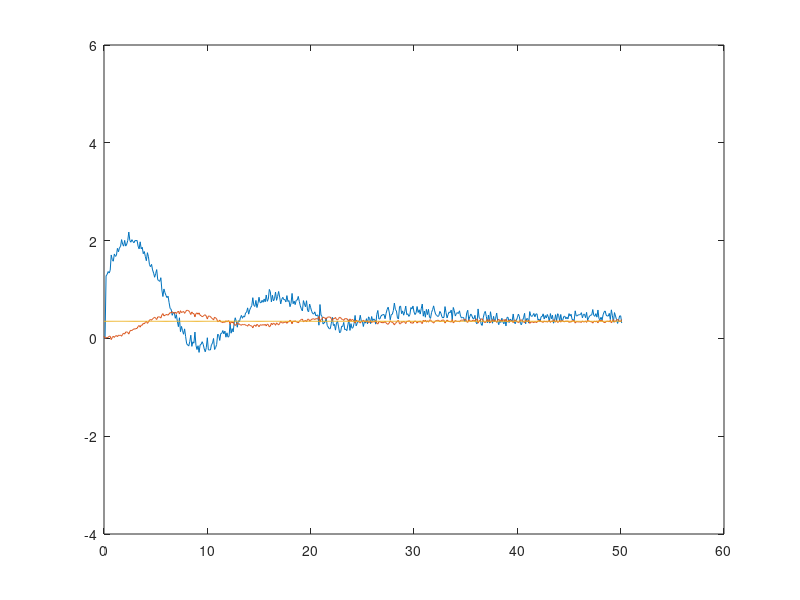

Here is the MATLAB script that generated this plot: (Note: this script raises an error after producing the figure.)
clc; clear; close all;
load pb_vent6_spir4_pif4.mat

time = time(5999:6500) - time(5999);
spir = spir(5999:6500) - 4;
snimac1 = snimac1(5999:6500) - snimac1(6000);
vent = vent(5999:6500);
setpoint1 = setpoint1(5999:6500);

figure(1);
plot(time, spir)
hold on
plot(time, snimac1)
hold on
plot (time, setpoint1)
ylim([-4 6])
hold off

T = table(time, spir, snimac1, setpoint1, vent, 'VariableNames', {'time','spir','snimac1','setpoint','vent'});
fname = fullfile('ts_pb_vent6_spir4_PI_real.csv');
writetable(T, fname); 

%%%%%%%%%%%%%%%%%%%%%%%%%%%%%%%%%%%%%%%%%%%%%%%%%%%%%%%%%%%%%%%%%%%%%%%%%%%%%%%%%%%%%%%%%%%%%%%%%%%%%%%%%%%%%%%%%%%%%

clc; clear; 
load pb_vent6_spir4_pbTopb.mat

time = time(1799:end) - time(1799);
spir = spir(1799:end);
snimac1 = snimac1(1799:end);
vent = vent(1799:end);
setpoint1 = setpoint1(1799:end);
setpoint1 = setpoint1;

figure(2);
plot(time, spir)
hold on
plot(time, snimac1)
hold on
plot (time, setpoint1)
hold off

T = table(time, spir, snimac1, setpoint1, vent, 'VariableNames', {'time','spir','snimac1','setpoint','vent'});
fname = fullfile('ts_pb_vent6_pbTopb_real_badToShow.csv');
writetable(T, fname); 
